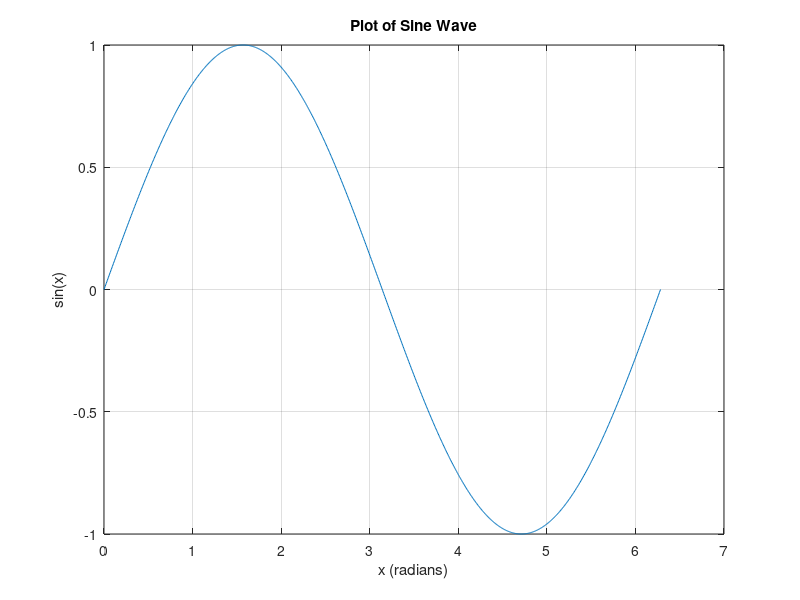

Write MATLAB code to recreate this figure.
% This script plots a sine wave.
% It generates a vector of x values from 0 to 2*pi,
% calculates the corresponding sine values,
% and then plots the sine wave with labels and a grid.

% Define the x-axis values from 0 to 2*pi
x = linspace(0, 2*pi, 1000);

% Calculate the sine of x
y = sin(x);

% Create the plot
figure;
plot(x, y);

% Add labels and title
xlabel('x (radians)');
ylabel('sin(x)');
title('Plot of Sine Wave');

% Add a grid for better readability
grid on;

% Optional: Save the figure as an image file
% saveas(gcf, 'sine_wave_plot.png');
